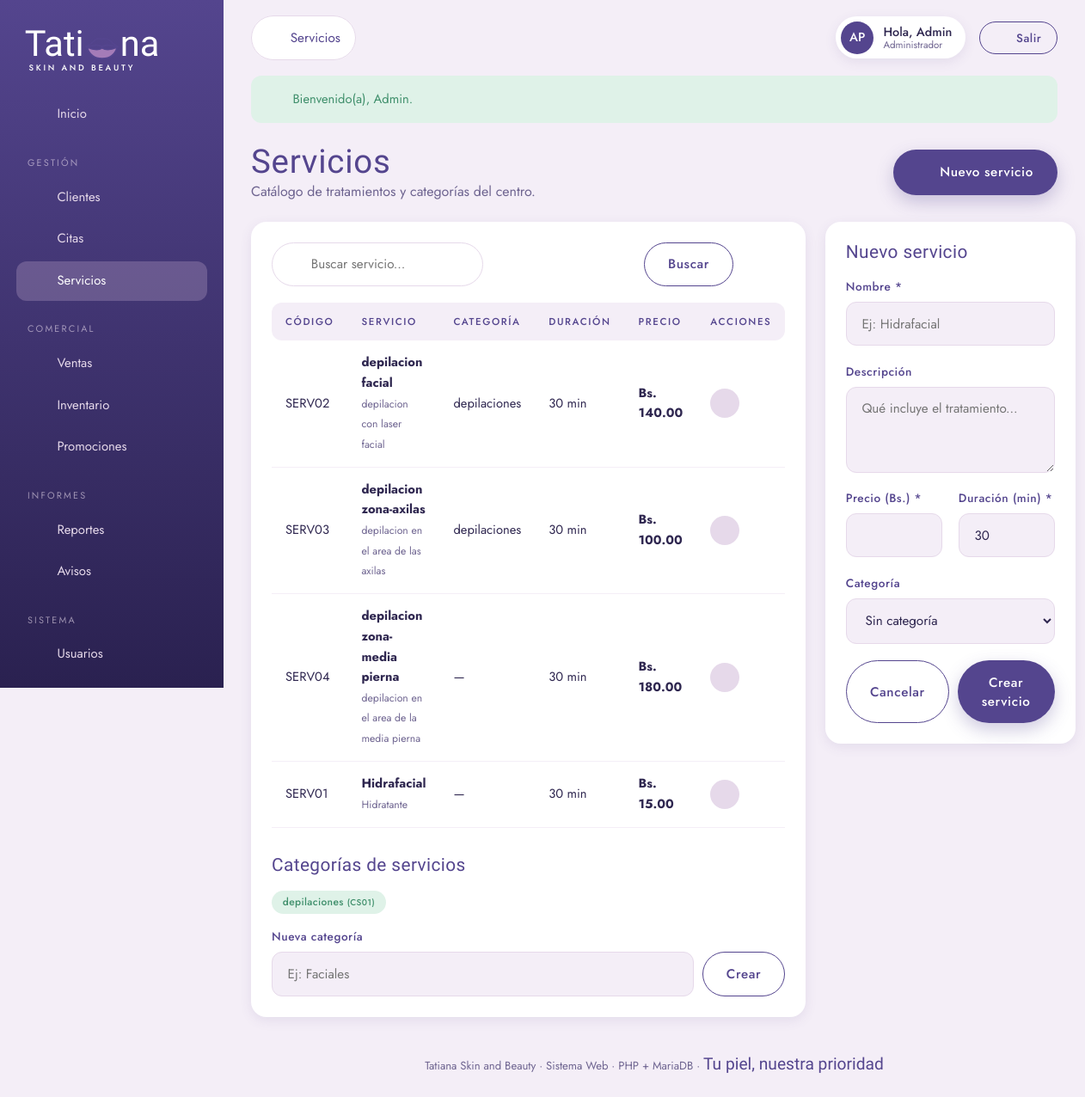
/index.php?v=admin_servicios (signed in), run on an earlier commit of the app's database.
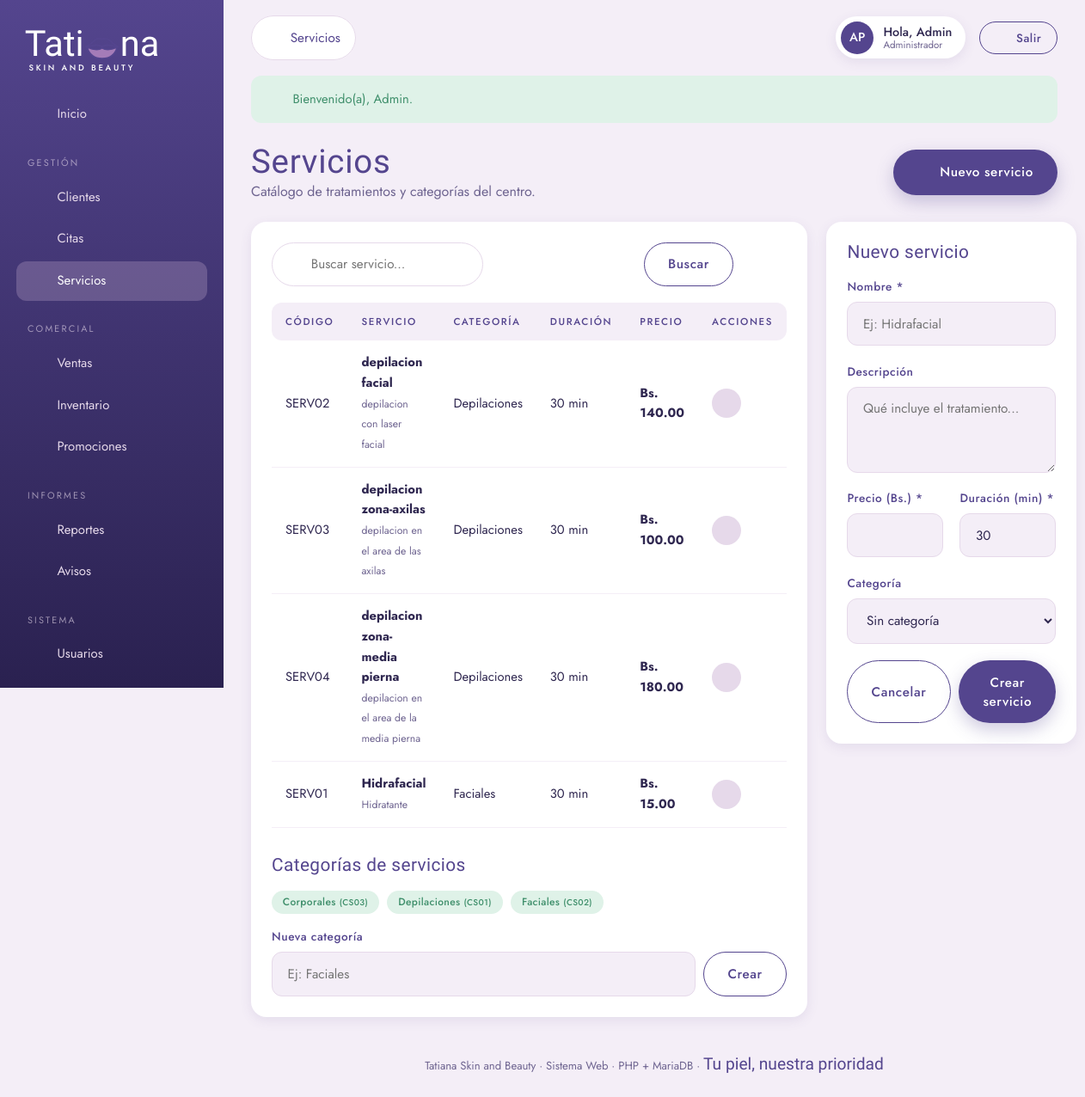
And on a later commit of the database.
### tables this page shows
CREATE TABLE `servicio` (
  `id_servicio` varchar(10) NOT NULL,
  `nombre` varchar(80) DEFAULT NULL,
  `descripcion` varchar(200) DEFAULT NULL,
  `precio` decimal(10,2) DEFAULT NULL,
  `duracion_minutos` int(11) DEFAULT NULL,
  `id_categoriaS` varchar(10) DEFAULT NULL
);

CREATE TABLE `categoria_servicio` (
  `id_categoriaS` varchar(10) NOT NULL,
  `nombre_cservicio` varchar(100) DEFAULT NULL
);

### app/controllers/Controller.php (called while the page is built, shortened)
<?php
abstract class Controller
{
    protected function vista(string $archivo, array $datos = []): void
    {
        $datos += $this->avisos();
        extract($datos, EXTR_SKIP);
        require BASE_PATH . '/app/views/' . $archivo;
    }
    private function avisos(): array
    {
        $avisos = ['avisos_cliente' => 0, 'avisos_admin' => 0, 'avisos_pagos' => 0];
        $u = Auth::usuario();
        try {
            $avisos['avisos_cliente'] = Reserva::contarPendientesDeUsuario((string)$u['id']);
            if (Auth::esEmpleado()) {
                $sucursal = (string)($u['sucursal'] ?? '');
                $avisos['avisos_admin'] = $sucursal !== ''
                    ? Reserva::contarPendientesSucursal($sucursal)
                    : 0;
                $avisos['avisos_pagos'] = $sucursal !== ''
                    ? Reserva::contarPagosPorVerificarSucursal($sucursal)
                    : 0;
            } elseif (Auth::esAdmin()) {
                $avisos['avisos_admin'] = Reserva::contarPendientes();
                $avisos['avisos_pagos'] = Reserva::contarPagosPorVerificar();
            }
        } catch (\Throwable $e) {
        }
        return $avisos;
    }
}

### app/controllers/AdminController.php (called while the page is built, shortened)
<?php
final class AdminController extends Controller
{
    public function servicios(): void
    {
        $q = $this->texto('q');
        $pagina = max(1, $this->entero('p', 1));
        ['filas' => $servicios, 'total' => $total] = Servicio::buscar($q, $pagina, self::POR_PAGINA);
        $categorias = Servicio::categorias();
        $this->vista('admin/servicios.php', compact('servicios', 'categorias', 'q', 'pagina', 'total'));
    }
}

### app/core/Router.php (called while the page is built, shortened)
<?php
final class Router
{
    public function despachar(): void
    {
        $vista = (string)($_GET['v'] ?? 'home');
        [$clase, $metodo, $nivel] = $this->rutas[$vista];
        try {
            (new $clase())->$metodo();
        } catch (\Throwable $e) {
            error_log('[APP] ' . $e->getMessage() . ' @ ' . $e->getFile() . ':' . $e->getLine());
            (new ErroresController())->error($e);
        }
    }
}

### public/index.php (called while the page is built, shortened)
<?php
$rutas = require BASE_PATH . '/config/routes.php';
(new App\Core\Router($rutas))->despachar();

### app/core/Database.php (called while the page is built, shortened)
<?php
final class Database
{
    private static ?PDO $pdo = null;
    public static function pdo(): PDO
    {
        if (self::$pdo instanceof PDO) {
            return self::$pdo;
        }
        $dsn = sprintf('mysql:host=%s;port=%s;dbname=%s;charset=utf8mb4', DB_HOST, DB_PORT, DB_NAME);
        try {
            self::$pdo = new PDO($dsn, DB_USER, DB_PASS, [
                PDO::ATTR_ERRMODE            => PDO::ERRMODE_EXCEPTION,
                PDO::ATTR_DEFAULT_FETCH_MODE => PDO::FETCH_ASSOC,
                PDO::ATTR_EMULATE_PREPARES   => false,
            ]);
        } catch (PDOException $e) {
            error_log('[BD] ' . $e->getMessage());
            throw new \RuntimeException('No fue posible conectar con la base de datos.', 0, $e);
        }
        return self::$pdo;
    }
}

### app/models/Model.php (called while the page is built, shortened)
<?php
abstract class Model
{
    private static function ejecutar(string $sql, array $params): PDOStatement
    {
        $st = Database::pdo()->prepare($sql);
        $st->execute($params);
        return $st;
    }
    protected static function all(string $sql, array $params = []): array
    {
        return self::ejecutar($sql, $params)->fetchAll();
    }
}

### app/models/Servicio.php (called while the page is built, shortened)
<?php
final class Servicio extends Model
{
    public static function categorias(): array
    {
        return self::all('SELECT * FROM categoria_servicio ORDER BY nombre_cservicio');
    }
    public static function buscar(string $q, int $pagina, int $porPagina): array
    {
        [$sql, $params] = self::filtro('', $q);
        $total = self::contar($sql, $params);
        $sql .= ' ORDER BY s.nombre LIMIT ' . $porPagina . ' OFFSET ' . (($pagina - 1) * $porPagina);
        return ['filas' => self::all($sql, $params), 'total' => $total];
    }
    private static function filtro(string $categoria, string $q): array
    {
        $sql = self::SELECT . ' WHERE 1';
        $params = [];
        return [$sql, $params];
    }
}

### app/views/admin/servicios.php (the view, shortened to what the rows shown need)
<?php
require __DIR__ . '/../layout/admin_header.php';
?>
<div class="page-title">
    <div>
        <h1>Servicios</h1>
    </div>
</div>
<div class="split">
    <section class="panel">
        <?php if (empty($servicios)): ?>
            <?= vacio('Aún no hay servicios. Crea el primero en el formulario lateral.', 'sparkle') ?>
        <?php else: ?>
        <table class="table">
            <thead><tr><th>Código</th><th>Servicio</th><th>Categoría</th><th>Duración</th><th>Precio</th><th>Acciones</th></tr></thead>
            <tbody>
            <?php foreach ($servicios as $s): ?>
                <tr>
                    <td><?= e($s['id_servicio']) ?></td>
                    <td><b><?= e($s['nombre']) ?></b><br><small class="muted"><?= e(mb_strimwidth((string)($s['descripcion'] ?? ''), 0, 60, '…')) ?></small></td>
                    <td><?= e($s['categoria'] ?? '—') ?></td>
                    <td><?= (int)$s['duracion_minutos'] ?> min</td>
                    <td><b><?= bs($s['precio']) ?></b></td>
                    <td><div class="acts">
                        <a class="ic-btn" href="<?= ruta('admin_servicios', ['editar' => $s['id_servicio'], 'q' => $q ?? '']) ?>" aria-label="Editar"><?= icon('edit', 16) ?></a>
                    </div></td>
                </tr>
            <?php endforeach; ?>
            </tbody>
        </table>
        <?php endif; ?>
        <?php if (empty($categorias)): ?>
            <p class="muted" style="font-size:.9rem">Sin categorías todavía.</p>
        <?php else: ?>
            <div style="display:flex;gap:.6rem;flex-wrap:wrap;margin-bottom:1rem">
                <?php foreach ($categorias as $c): ?>
                    <span class="badge-st st-activo"><?= e($c['nombre_cservicio']) ?> <small>(<?= e($c['id_categoriaS']) ?>)</small></span>
                <?php endforeach; ?>
            </div>
        <?php endif; ?>
    </section>
</div>
<?php require __DIR__ . '/../layout/admin_footer.php'; ?>

### app/views/layout/helpers.php (shortened to what the rows shown need)
<?php
function e($texto): string
{
    return htmlspecialchars((string)$texto, ENT_QUOTES, 'UTF-8');
}
function ruta(string $vista, array $params = []): string
{
    $url = BASE_URL . '/index.php?v=' . urlencode($vista);
    foreach ($params as $k => $val) {
        if ($val === null || $val === '') {
            continue;
        }
        $url .= '&' . urlencode((string)$k) . '=' . urlencode((string)$val);
    }
    return $url;
}
function bs($monto): string
{
    return 'Bs. ' . number_format((float)$monto, 2);
}
function icon(string $n, int $s = 22): string
{
    $d = $p[$n] ?? $p['sparkle'];
    return '<svg width="' . $s . '" height="' . $s . '" viewBox="0 0 24 24" fill="none" stroke="currentColor" stroke-width="1.6" stroke-linecap="round" stroke-linejoin="round" aria-hidden="true">' . $d . '</svg>';
}

What changed in the data, as far as the page shows it:
changed through a linked row, servicio "SERV02": id_categoriaS.nombre_cservicio "depilaciones" → "Depilaciones"
changed through a linked row, servicio "SERV03": id_categoriaS.nombre_cservicio "depilaciones" → "Depilaciones"
changed servicio "SERV04": id_categoriaS.nombre_cservicio "—" → "Depilaciones"
changed servicio "SERV01": id_categoriaS.nombre_cservicio "—" → "Faciales"
added categoria_servicio: nombre_cservicio "Corporales", id_categoriaS "CS03"
changed categoria_servicio "CS01": nombre_cservicio "depilaciones" → "Depilaciones"
added categoria_servicio: nombre_cservicio "Faciales", id_categoriaS "CS02"
